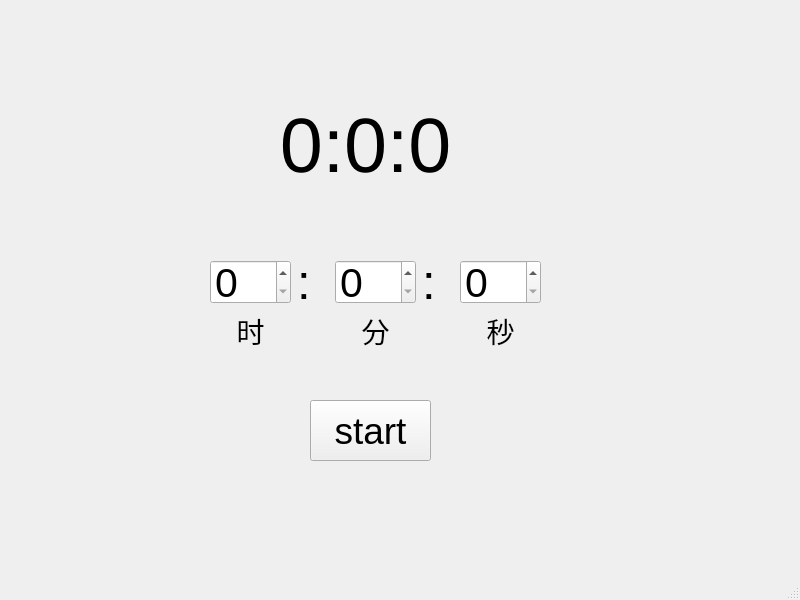
<?xml version="1.0" encoding="UTF-8"?>
<ui version="4.0">
 <class>MainWindow</class>
 <widget class="QMainWindow" name="MainWindow">
  <property name="geometry">
   <rect>
    <x>0</x>
    <y>0</y>
    <width>800</width>
    <height>600</height>
   </rect>
  </property>
  <property name="windowTitle">
   <string>MainWindow</string>
  </property>
  <widget class="QWidget" name="centralwidget">
   <widget class="QLabel" name="label_display">
    <property name="geometry">
     <rect>
      <x>140</x>
      <y>70</y>
      <width>451</width>
      <height>151</height>
     </rect>
    </property>
    <property name="font">
     <font>
      <pointsize>58</pointsize>
     </font>
    </property>
    <property name="text">
     <string>0:0:0</string>
    </property>
    <property name="alignment">
     <set>Qt::AlignCenter</set>
    </property>
   </widget>
   <widget class="QWidget" name="layoutWidget">
    <property name="geometry">
     <rect>
      <x>210</x>
      <y>260</y>
      <width>331</width>
      <height>92</height>
     </rect>
    </property>
    <layout class="QGridLayout" name="gridLayout">
     <item row="0" column="4">
      <widget class="QSpinBox" name="spinBox_second">
       <property name="font">
        <font>
         <pointsize>31</pointsize>
        </font>
       </property>
      </widget>
     </item>
     <item row="1" column="0">
      <widget class="QLabel" name="label">
       <property name="font">
        <font>
         <pointsize>21</pointsize>
        </font>
       </property>
       <property name="text">
        <string>时</string>
       </property>
       <property name="alignment">
        <set>Qt::AlignCenter</set>
       </property>
      </widget>
     </item>
     <item row="1" column="2">
      <widget class="QLabel" name="label_2">
       <property name="font">
        <font>
         <pointsize>21</pointsize>
        </font>
       </property>
       <property name="text">
        <string>分</string>
       </property>
       <property name="alignment">
        <set>Qt::AlignCenter</set>
       </property>
      </widget>
     </item>
     <item row="1" column="4">
      <widget class="QLabel" name="label_3">
       <property name="font">
        <font>
         <pointsize>21</pointsize>
        </font>
       </property>
       <property name="text">
        <string>秒</string>
       </property>
       <property name="alignment">
        <set>Qt::AlignCenter</set>
       </property>
      </widget>
     </item>
     <item row="0" column="0">
      <widget class="QSpinBox" name="spinBox_hour">
       <property name="font">
        <font>
         <pointsize>31</pointsize>
        </font>
       </property>
      </widget>
     </item>
     <item row="0" column="1">
      <widget class="QLabel" name="label_4">
       <property name="font">
        <font>
         <pointsize>37</pointsize>
        </font>
       </property>
       <property name="text">
        <string>:</string>
       </property>
      </widget>
     </item>
     <item row="0" column="3">
      <widget class="QLabel" name="label_5">
       <property name="font">
        <font>
         <pointsize>37</pointsize>
        </font>
       </property>
       <property name="text">
        <string>:</string>
       </property>
      </widget>
     </item>
     <item row="0" column="2">
      <widget class="QSpinBox" name="spinBox_minute">
       <property name="font">
        <font>
         <pointsize>31</pointsize>
        </font>
       </property>
      </widget>
     </item>
    </layout>
   </widget>
   <widget class="QPushButton" name="pushButton_start">
    <property name="geometry">
     <rect>
      <x>310</x>
      <y>400</y>
      <width>121</width>
      <height>61</height>
     </rect>
    </property>
    <property name="font">
     <font>
      <pointsize>28</pointsize>
     </font>
    </property>
    <property name="text">
     <string>start</string>
    </property>
   </widget>
  </widget>
  <widget class="QMenuBar" name="menubar">
   <property name="geometry">
    <rect>
     <x>0</x>
     <y>0</y>
     <width>800</width>
     <height>23</height>
    </rect>
   </property>
  </widget>
  <widget class="QStatusBar" name="statusbar"/>
 </widget>
 <resources/>
 <connections/>
</ui>
